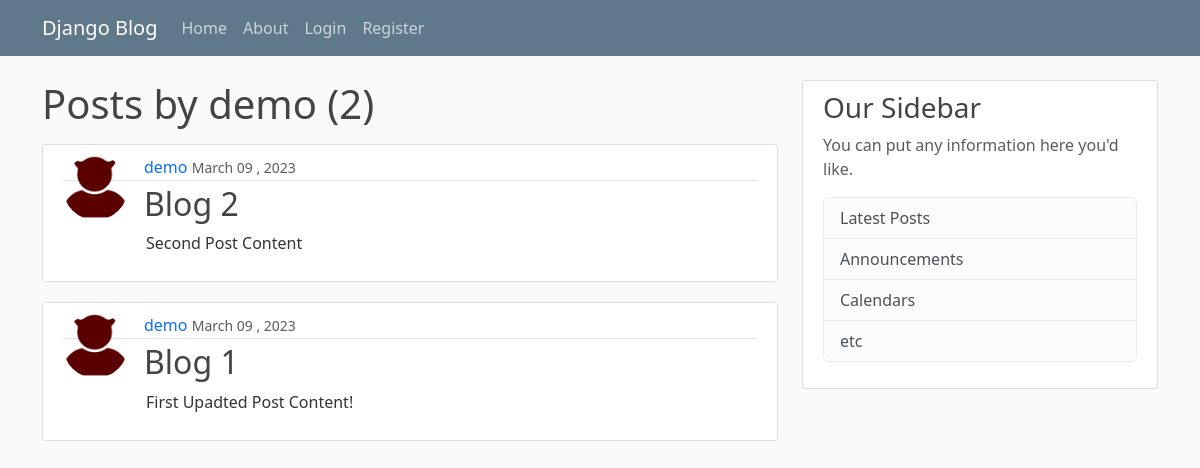
Before: /user/demo with the older database file.
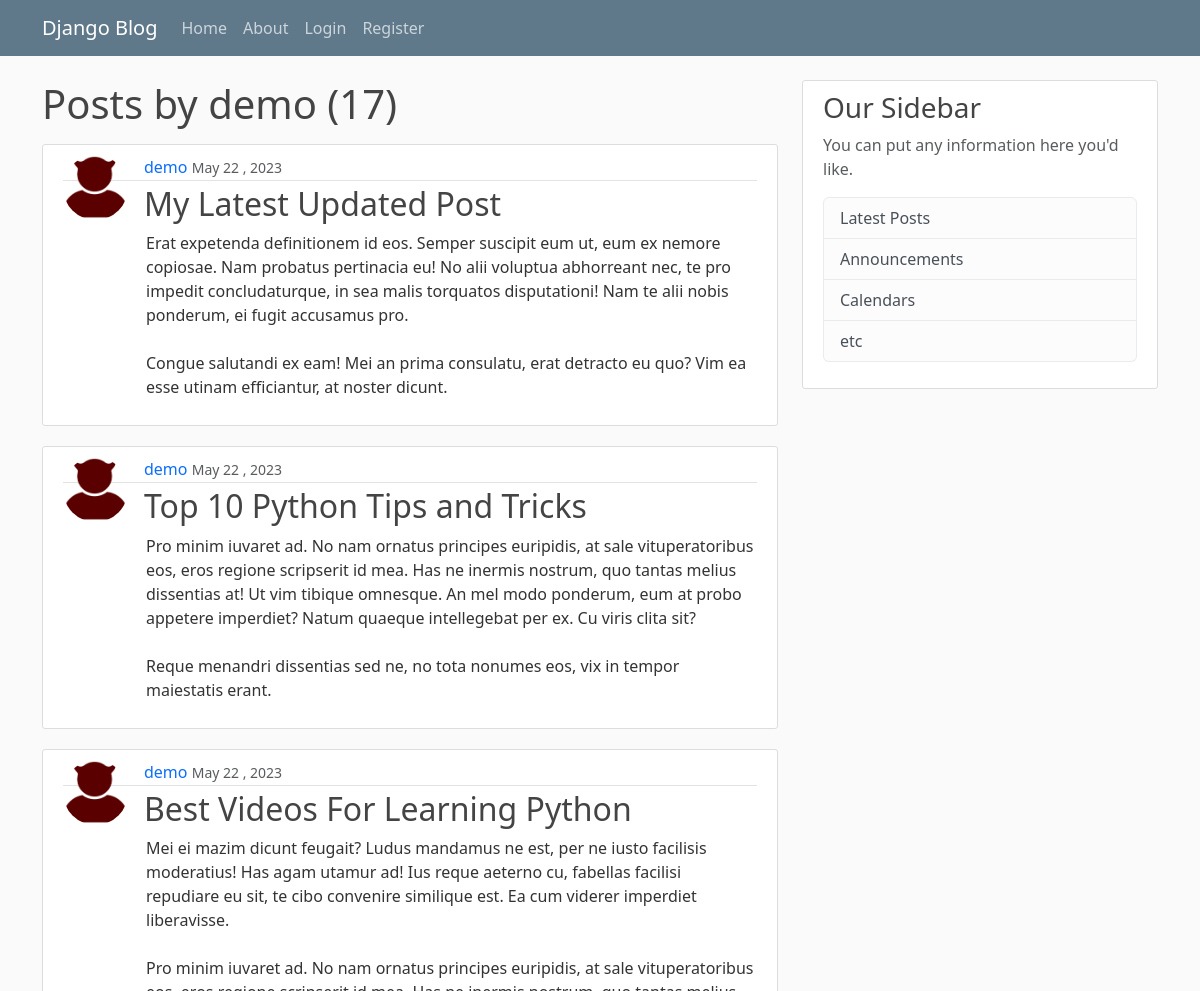
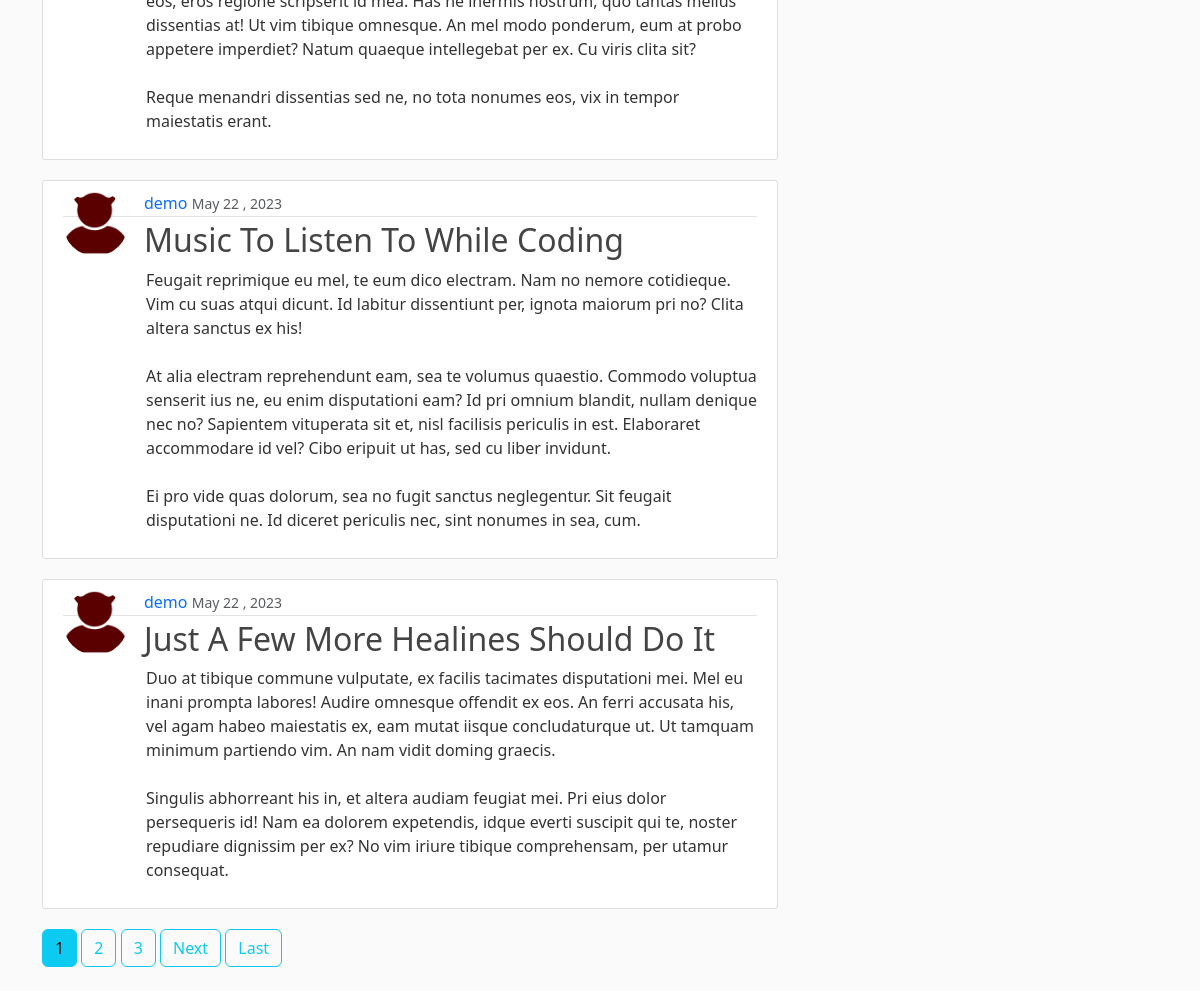
After: the same page with the newer database file (2 pictures, top to bottom).
### blog/models.py (models this page shows, shortened)
class Post(models.Model):
    title=models.CharField(max_length=100)
    content=models.TextField()
    date_posted=models.DateTimeField(default=timezone.now)
    author=models.ForeignKey(User,on_delete=models.CASCADE)

### users/models.py (models this page shows, shortened)
class Profile(models.Model):
    user=models.OneToOneField(User,on_delete=models.CASCADE)
    image=models.ImageField(default='default.jpg',upload_to='profile_pics')

### blog/views.py (the view)
# urls.py: path('user/<username>',UserPostListView.as_view(),name='user-post'),  #blog/post_list.html  >> <app>/<model>_<viewtype>.html
class UserPostListView(ListView):
    model = Post
    template_name = 'blog/user_post.html'
    context_object_name = 'posts'
    ordering = ['-date_posted']   #>>'date_posted'>>oldest to newest , add '-' to reverse
    paginate_by = 5
    def get_queryset(self):
        user = get_object_or_404(User,username=self.kwargs.get('username'))
        return Post.objects.filter(author=user).order_by('-date_posted')

### blog/templates/blog/user_post.html (shortened to what this page needs)
{% extends 'blog/base.html' %}
{% block content %}
<h1 class='mb-3'>Posts by {{view.kwargs.username}} ({{ page_obj.paginator.count }})</h1>
{% for post in posts %}
<article class="media content-section">
    <img class='rounded-circle article-img' src="{{ post.author.profile.image.url }}" alt="" style="float: left;">
    <div class="media-body">
        <div class="article-metadata">
            <a class="mr-2" href="{% url 'user-post' post.author.username %}" style="text-decoration: none !important;">{{ post.author }}</a>
            <small class="text-muted">{{ post.date_posted|date:'F d , Y' }}</small>
        </div>
        <h2><a style="text-decoration:none" class="article-title" href="{% url 'post-detail' post.id %}">{{ post.title }}</a></h2>
        <p class="article-content" style="margin-left: 83px;">{{ post.content }}</p>
    </div>
</article>
{% endfor %}
 {% if is_paginated %}
      {% for num in page_obj.paginator.page_range %}
        {% if page_obj.number == num %}
          <a class="btn btn-info mb-4" href="?page={{ num }}">{{ num }}</a>
        {% elif num > page_obj.number|add:'-3' and num < page_obj.number|add:'3' %}
          <a class="btn btn-outline-info mb-4" href="?page={{ num }}">{{ num }}</a>
        {% endif %}
      {% endfor %}
      {% if page_obj.has_next %}
        <a class="btn btn-outline-info mb-4" href="?page={{ page_obj.next_page_number }}">Next</a>
        <a class="btn btn-outline-info mb-4" href="?page={{ page_obj.paginator.num_pages }}">Last</a>
      {% endif %}
    {% endif %}
{% endblock content %}

Changed rows visible on the page:
no longer on this page (row unchanged): Post: author.profile.image (picture), author "demo", date_posted "March 09 , 2023", title "Blog 2", content "Second Post Content"
no longer on this page (row unchanged): Post: author.profile.image (picture), author "demo", date_posted "March 09 , 2023", title "Blog 1", content "First Upadted Post Content!"
added Post: author.profile.image (picture), author "demo", date_posted "May 22 , 2023", title "My Latest Updated Post", content "Erat expetenda definitionem id eos. Semper suscipit eum ut, eum ex nemore copiosae. Nam probatus pertinacia eu! No alii voluptua abhorreant nec, te pro impedit concludaturque, in sea malis torquatos disputationi! Nam te alii nobis ponderum, ei fugit accusamus pro. Congue salutandi ex eam! Mei an prima consulatu, erat detracto eu quo? Vim ea esse utinam efficiantur, at noster dicunt."
added Post: author.profile.image (picture), author "demo", date_posted "May 22 , 2023", title "Top 10 Python Tips and Tricks", content "Pro minim iuvaret ad. No nam ornatus principes euripidis, at sale vituperatoribus eos, eros regione scripserit id mea. Has ne inermis nostrum, quo tantas melius dissentias at! Ut vim tibique omnesque. An mel modo ponderum, eum at probo appetere imperdiet? Natum quaeque intellegebat per ex. Cu viris clita sit? Reque menandri dissentias sed ne, no tota nonumes eos, vix in tempor maiestatis erant."
added Post: author.profile.image (picture), author "demo", date_posted "May 22 , 2023", title "Best Videos For Learning Python", content "Mei ei mazim dicunt feugait? Ludus mandamus ne est, per ne iusto facilisis moderatius! Has agam utamur ad! Ius reque aeterno cu, fabellas facilisi repudiare eu sit, te cibo convenire similique est. Ea cum viderer imperdiet liberavisse. Pro minim iuvaret ad. No nam ornatus principes euripidis, at sale vituperatoribus eos, eros regione scripserit id mea. Has ne inermis nostrum, quo tantas melius dissentias at! Ut vim tibique omnesque. An mel modo ponderum, eum at probo appetere imperdiet? Natum quaeque intellegebat per ex. Cu viris clita sit? Reque menandri dissentias sed ne, no tota nonumes eos, vix in tempor maiestatis erant."
added Post: author.profile.image (picture), author "demo", date_posted "May 22 , 2023", title "Music To Listen To While Coding", content "Feugait reprimique eu mel, te eum dico electram. Nam no nemore cotidieque. Vim cu suas atqui dicunt. Id labitur dissentiunt per, ignota maiorum pri no? Clita altera sanctus ex his! At alia electram reprehendunt eam, sea te volumus quaestio. Commodo voluptua senserit ius ne, eu enim disputationi eam? Id pri omnium blandit, nullam denique nec no? Sapientem vituperata sit et, nisl facilisis periculis in est. Elaboraret accommodare id vel? Cibo eripuit ut has, sed cu liber invidunt. Ei pro vide quas dolorum, sea no fugit sanctus neglegentur. Sit feugait disputationi ne. Id diceret periculis nec, sint nonumes in sea, cum."
added Post: author.profile.image (picture), author "demo", date_posted "May 22 , 2023", title "Just A Few More Healines Should Do It", content "Duo at tibique commune vulputate, ex facilis tacimates disputationi mei. Mel eu inani prompta labores! Audire omnesque offendit ex eos. An ferri accusata his, vel agam habeo maiestatis ex, eam mutat iisque concludaturque ut. Ut tamquam minimum partiendo vim. An nam vidit doming graecis. Singulis abhorreant his in, et altera audiam feugiat mei. Pri eius dolor persequeris id! Nam ea dolorem expetendis, idque everti suscipit qui te, noster repudiare dignissim per ex? No vim iriure tibique comprehensam, per utamur consequat."
Other visible differences:
{{ page_obj.paginator.count }}: "2" → "17"
new list line: "1"
new list line: "2"
new list line: "3"
text now shown: "Next Last"
